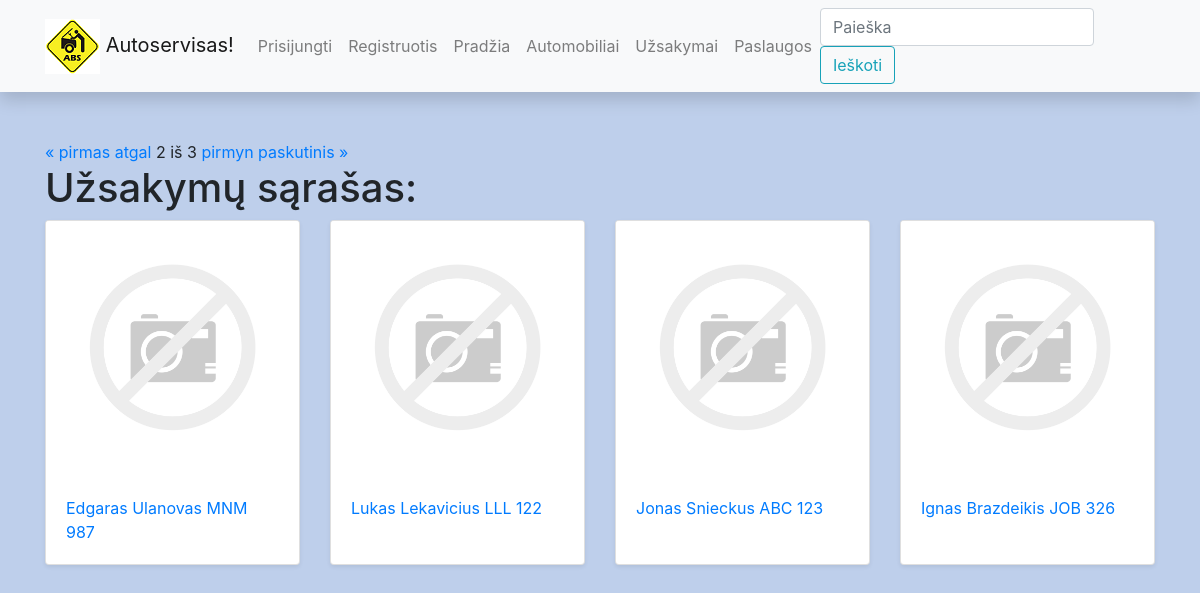
The app's page /autoservisas/uzsakymai/?page=2 with its own data.
### autoservisas/models.py (models this page shows, shortened)
class Uzsakymas(models.Model):
    id = models.UUIDField(primary_key=True, default=uuid.uuid4)
    data = models.DateField(verbose_name='Užsakymo data')
    automobilis = models.ForeignKey('Automobilis', on_delete=models.SET_NULL, null=True)
    cover = models.ImageField('Foto', upload_to='covers', null=True, blank=True)
    REPAIR_STATUS = (
        ('p', 'Priimta'),
        ('t', 'Tvarkoma'),
        ('g', 'Galima paimti')
    )
    status = models.CharField(
        max_length=1,
        choices=REPAIR_STATUS,
        blank=True,
        default='p',
        help_text='Tvarkymo statusas',
        verbose_name='Statusas'
    )
    worker = models.ForeignKey(User, on_delete=models.SET_NULL, null=True, blank=True)
    class Meta:
        verbose_name = 'Užsakymas'
        verbose_name_plural = 'Užsakymai'
    def __str__(self):
        return f'{self.automobilis.klientas} {self.automobilis.valstybinis_nr}'

class Automobilis(models.Model):
    valstybinis_nr = models.CharField('Valstybinis numeris', max_length=15)
    vin = HTMLField()
    klientas = models.CharField('Klientas', max_length=100)
    automobiliomodelis = models.ForeignKey('AutomobilioModelis', on_delete=models.SET_NULL, null=True, related_name='auto')
    class Meta:
        ordering = ['klientas']
        verbose_name = 'Automobilis'
        verbose_name_plural = 'Automobiliai'

### autoservisas/views.py (the view)
# urls.py: path('uzsakymai/', views.UzsakymasListView.as_view(), name='uzsakymai-all'),
class UzsakymasListView(generic.ListView):
    model = Uzsakymas
    template_name = 'uzsakymas_list.html'
    paginate_by = 4

### autoservisas/templates/uzsakymas_list.html (shortened to what this page needs)
{% extends "base.html" %} {% block content %}
{% load static %}
<div class="pagination">
  <span class="step-links">
    {% if page_obj.has_previous %}
    <a href="?page=1">&laquo pirmas</a>
    <a href="?page={{ page_obj.previous_page_number }}">atgal</a>
    {% endif %}
    <span class="current">
      {{ page_obj.number }} iš {{ page_obj.paginator.num_pages }}
    </span>
    {% if page_obj.has_next %}
      <a href="?page={{ page_obj.next_page_number }}">pirmyn</a>
      <a href="?page={{ page_obj.paginator.num_pages }}">paskutinis &raquo;</a>
    {% endif %}
  </span>
</div>
<h1>Užsakymų sąrašas:</h1>
{% if uzsakymas_list %}
<div class="row">
    {% for uzsakymas in uzsakymas_list %}
    <div class="col-sm-6 col-md-3 d-flex align-items-stretch">
        <div class="card mb-4 shadow-sm">
            {% if uzsakymas.cover %}
            <img src="{{ uzsakymas.cover.url }}" class="card-img-top">
            {% else %}
            <img src="{% static 'img/no-image.png' %}" class="card-img-top">
            {% endif %}
            <div class="card-body">
                <p class="card-text"><a href="{% url 'uzsakymas-one' uzsakymas.id %}">{{ uzsakymas }}</a></p>
            </div>
        </div>
    </div>
    {% endfor %}
</div>
{% else %}
<p>Užsakymų nėra.</p>
{% endif %}
{% endblock %}

### autoservisas/static/css/styles.css (style rules this page uses)
body { background-color: #becfeb; }

### records on screen
Uzsakymas: automobilis.valstybinis_nr "Edgaras Ulanovas MNM 987"
Uzsakymas: automobilis.valstybinis_nr "Lukas Lekavicius LLL 122"
Uzsakymas: automobilis.valstybinis_nr "Jonas Snieckus ABC 123"
Uzsakymas: automobilis.valstybinis_nr "Ignas Brazdeikis JOB 326"

### other values on screen
{{ page_obj.number }} "2"
{{ page_obj.paginator.num_pages }} "3"
